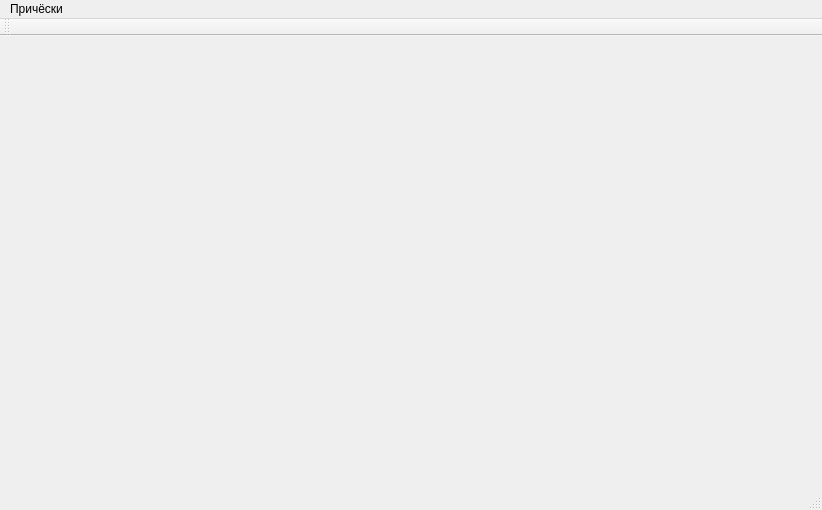
<?xml version="1.0" encoding="UTF-8"?>
<ui version="4.0">
 <class>MainWindow</class>
 <widget class="QMainWindow" name="MainWindow">
  <property name="geometry">
   <rect>
    <x>0</x>
    <y>0</y>
    <width>822</width>
    <height>510</height>
   </rect>
  </property>
  <property name="windowTitle">
   <string>3D Hairstyle simulator</string>
  </property>
  <widget class="QWidget" name="centralWidget">
   <layout class="QHBoxLayout" name="horizontalLayout">
    <item>
     <layout class="QVBoxLayout" name="verticalLayout">
      <item>
       <layout class="QHBoxLayout" name="container"/>
      </item>
     </layout>
    </item>
   </layout>
  </widget>
  <widget class="QMenuBar" name="menuBar">
   <property name="geometry">
    <rect>
     <x>0</x>
     <y>0</y>
     <width>822</width>
     <height>21</height>
    </rect>
   </property>
   <widget class="QMenu" name="menuHairstyles">
    <property name="title">
     <string>Причёски</string>
    </property>
    <addaction name="actionqweq"/>
    <addaction name="actionfdsfds"/>
   </widget>
   <addaction name="menuHairstyles"/>
  </widget>
  <widget class="QToolBar" name="mainToolBar">
   <attribute name="toolBarArea">
    <enum>TopToolBarArea</enum>
   </attribute>
   <attribute name="toolBarBreak">
    <bool>false</bool>
   </attribute>
  </widget>
  <widget class="QStatusBar" name="statusBar"/>
  <action name="actionqweq">
   <property name="text">
    <string>qweq</string>
   </property>
  </action>
  <action name="actionfdsfds">
   <property name="text">
    <string>fdsfds</string>
   </property>
  </action>
 </widget>
 <layoutdefault spacing="6" margin="11"/>
 <resources/>
 <connections/>
</ui>
